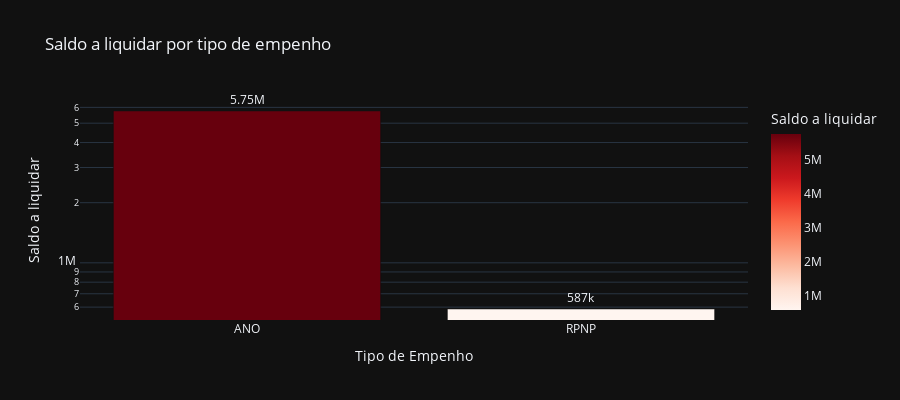

The notebook cell this image was saved under:
### Code cell
# Saldo a liquidar por tipo de Empenho
cols = ['TIPO', 'A_LIQUIDAR']

df_aux = df.loc[:, cols].groupby('TIPO').sum().sort_values(by= 'A_LIQUIDAR', ascending=False).reset_index()
df_aux = df_aux[df_aux['A_LIQUIDAR'] > 0]
fig = px.bar(df_aux, 
             x='TIPO', 
             y='A_LIQUIDAR',
             title='Saldo a liquidar por tipo de empenho',
             labels={'TIPO':'Tipo de Empenho', 'A_LIQUIDAR':'Saldo a liquidar'},
             text_auto='.3s',
             height=400,
             log_y=True,
             color='A_LIQUIDAR',
             color_continuous_scale = 'reds',
             template='plotly_dark')
fig.update_traces(textposition = 'outside', cliponaxis = False, hovertemplate=None)
fig.update_layout(hovermode="x unified")

fig.show()

### Figure 1 — Plotly figure (JSON) as saved in the notebook; plotly's stock layout.template omitted (floating-point values rounded to 4 significant figures)
{"data": [{"alignmentgroup": "True", "cliponaxis": false, "legendgroup": "", "marker": {"color": [5755000.0, 587200.0], "coloraxis": "coloraxis", "pattern": {"shape": ""}}, "name": "", "offsetgroup": "", "orientation": "v", "showlegend": false, "textposition": "outside", "texttemplate": "%{y:.3s}", "type": "bar", "x": ["ANO", "RPNP"], "xaxis": "x", "y": [5755000.0, 587200.0], "yaxis": "y"}], "layout": {"barmode": "relative", "coloraxis": {"colorbar": {"title": {"text": "Saldo a liquidar"}}, "colorscale": [[0, "rgb(255,245,240)"], [0.125, "rgb(254,224,210)"], [0.25, "rgb(252,187,161)"], [0.375, "rgb(252,146,114)"], [0.5, "rgb(251,106,74)"], [0.625, "rgb(239,59,44)"], [0.75, "rgb(203,24,29)"], [0.875, "rgb(165,15,21)"], [1, "rgb(103,0,13)"]]}, "height": 400, "hovermode": "x unified", "legend": {"tracegroupgap": 0}, "title": {"text": "Saldo a liquidar por tipo de empenho"}, "xaxis": {"anchor": "y", "domain": [0, 1], "title": {"text": "Tipo de Empenho"}}, "yaxis": {"anchor": "x", "domain": [0, 1], "title": {"text": "Saldo a liquidar"}, "type": "log"}}}
